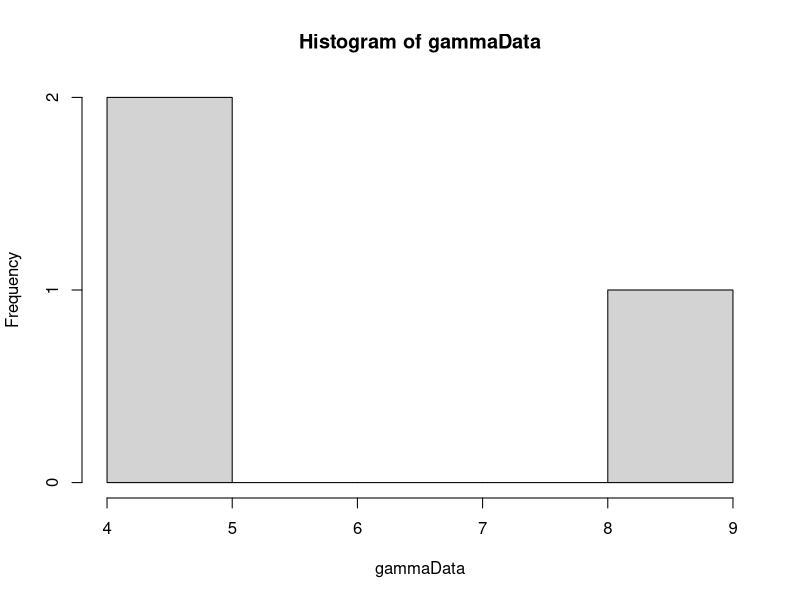

Source code (R): (Note: this script raises an error after producing the figure.)
library(MCMCpack)


calcWeight <- function(u, alpha) {
  # Calculates weight for given u and alpha.
  # 
  # Args:
  #   u: A vector.
  #   alpha: A scalar.
  #   
  # Returns:
  #   The weight value. A scalar.
  gammaInv = rep(0, length(u))
  diffGammaInv = rep(0, length(u))
  for(i in 1:length(u)) {
    gammaInv[i] = invGammaCumulative(u[i], alpha)
    diffGammaInv[i] = diffAlphaInvGammaCumulative(u[i], alpha)
  }
  pi = getPiValue()
  weight = pi/((1/length(gammaInv))*(sum(diffGammaInv/gammaInv)) - sum(diffGammaInv)/sum(gammaInv))
  return(weight)
}

getPiValue <- function() {
  # get value of pi function to be used in calculation of weights.
  # 
  # Returns:
  #   A scalar value.
  if (piValue == "constant") {
    return(1)
  } else if (piValue == "jeffrey") {
    # Return jeffrey prior
    return(sqrt((1/(estAlpha[sampleIndex]^2)) + (1/(2-(exp(estAlpha[sampleIndex]) + exp(-estAlpha[sampleIndex]))))))
  } else if (piValue == "betaOption") {
    return(estBeta)
  } else if (piValue == "alphaOption") {
    return(estAlpha[sampleIndex])
  }
}

calcPhi <- function(u, alpha) {
  phiPoint = rep(0, length(u))
  for(i in 1:length(u)) {
    xValue = invGammaCumulative(u[i], alpha)
    phiPoint[i] = getPhiValue(xValue)
  }
  return(sum(phiPoint)/length(u))
}

calcPhiGivenX <- function(x) {
  # Calc phi value for a vector x.
  # 
  # Args:
  #   x: A vector of data.
  #   
  # Returns:
  #  A scalar.
  phiPoint = rep(0, length(x))
  for(i in 1:length(x)) {
    phiPoint[i] = getPhiValue(x[i])
  }
  return(sum(phiPoint)/length(phiPoint))
}

getPhiValue <- function(xValue) {
  return(xValue > probValue)
}

invGammaCumulative <- function(u, alpha) {
  # Finds the inverse of the cumulative gamma.
  # 
  # Args:
  #   u: Scalar value.
  #   alpha: Scalar value.
  #   
  # Returns:
  #   A scalar. The inverse value given u and alpha.
  x = 0
  stepSize = 0.1
  tolerance = 0.00001
  direction = 1
  integralValue = 0
  
  while(abs(integralValue - u) > tolerance){
    x = x + direction*stepSize
    if(x<0) {
      x = 0
      direction = 1
    }
    
    if(method == "integrate") {
      integralv = integrate(gammaDensity, 0, x)
      integralValue = integral$valuev
    } else if(method == "pgamma") {
      integralv = pgamma(x, shape=alpha, scale=1)
      integralValue = integralv
    }
    
    
    # Going left and pass the point
    if ((u > integralValue) && (direction == -1)) {
      stepSize = stepSize/2
      direction = 1
    }
    
    # Going right and pass the point
    if ((u < integralValue) && (direction == 1)) {
      stepSize = stepSize/2
      direction = -1
    }
  }
  return(x)
}

diffAlphaInvGammaCumulative <- function(u, alpha) {
  # Derivative of gamma distribution with respect to alpha.
  # 
  # Args:
  #   u: Scalar between 0 and 1.
  #   alpha: Scalar larger than 0.
  #   
  # Returns:
  #   Scalar value. Derivative at point alpha.
  firstPoint = invGammaCumulative(u,alpha)
  secondPoint = invGammaCumulative(u, alpha + alphaHStep)
  return((secondPoint - firstPoint)/alphaHStep)
}

calcDerivateFunction <- function(u, alphaValue) {
  # Analytically find the derivative of cumulative inverse.
  # 
  # Args:
  #   u: Scalar value between 0 and 1.
  #   alphaValue: Scalar value.
  #   
  # Returns:
  #   A scalar value.
  largeFInv = invGammaCumulative(u, alphaValue)
  integralPart = integrate(integralFunction, 0, largeFInv)
  return((digamma(alphaValue)*u - integralPart$value)*gamma(alphaValue)/((largeFInv^(alphaValue - 1))*exp(-largeFInv)))
}

integralFunction <- function(y) {
  # Function to be integrated.
  return(log(y)*(y^(alphaValue - 1))*exp(-y)/gamma(alphaValue))
}

optimfindAlpha <- function() {
  if((calcValueTau2(u, alphaUpperBound) < s2) || (calcValueTau2(u, alphaLowerBound) > s2)) {
    return(-1)
  }
  return(optim(c(0.1), optimFunction, lower=alphaLowerBound, upper=alphaUpperBound, method="Brent")$par)
}

optimFunction <- function(alpha) {
  return(abs(s2-calcValueTau2(u, alpha)))
}

findAlpha <- function(s2, u) {
  # Function to calculate alpha value
  # 
  # Args:
  #   s2: Scalar value of sufficient statistic
  #   u: A vector
  #   
  # Returns:
  #   A scalar value of alpha.
  
  alphaValue = 0.1
  stepSize = 1
  direction = 1
  tolerance = 0.0001
  tau2Value = 0
  prevTau2Value = 0
  it = 0
  while(abs(s2 - tau2Value) > tolerance) {
    it = it + 1
    alphaValue = alphaValue + direction*stepSize
    if(alphaValue<=0) {
      alphaValue = 0.1
      direction = 1
    }
    prevTau2Value = tau2Value
    tau2Value = calcValueTau2(u, alphaValue)
    if ((s2 > tau2Value) && (direction == -1)) {
      stepSize = stepSize/2
      direction = 1
    }
    
    if ((s2 < tau2Value) && (direction == 1)) {
      stepSize = stepSize/2
      direction = -1
    }
    
    if(isAlphaOutsideValidInterval(alphaValue, direction)) {
      return(-1)
    }  
    if(it==100) {
      return(-1)
    }
    
  }
  
  return(alphaValue)
}

isAlphaOutsideValidInterval <- function(alphaValue, direction) {
  # Function to check if the alphaValue is outside allowed interval.
  # 
  # Args:
  #   alphaValue: A scalar value
  #   direction: A scalar value. Either 1 or -1.
  #   
  # Returns:
  #   Boolean value.
  return((alphaValue < alphaLowerBound && direction == -1) || (alphaValue > alphaUpperBound && direction == 1))
}

findBeta <- function(s1, u, alphaValue) {
  # Calculates beta
  # 
  # Args:
  #   s1: Scalar value.
  #   u: Vector of values between 0 and 1.
  #   alphaValue: Scalar value.
  #   
  # Returns:
  #   A scalar value.
  largeFInv = rep(0, length(u))
  for(i in 1:length(u)) {
    largeFInv[i] = invGammaCumulative(u[i], alphaValue)
  }
  return(s1*length(u)/(sum(largeFInv)))
}

calcValueTau2 <- function(u, alphaValue) {
  largeFInv = rep(0, length(u))
  for(i in 1:length(u)) {
    largeFInv[i] = invGammaCumulative(u[i], alphaValue)
  }
  return(length(u)*((prod(largeFInv))^(1/length(u)))/sum(largeFInv))
}

calcValueTau2Method2 <- function(x) {
  return(length(x)*((prod(x))^(1/length(x)))/sum(x))
}

gibbsSampling <- function(xInit) {
  sumX = sum(xInit)
  prodX = prod(xInit)
  NUM_ITERATIONS = 5000
  xCurrent = xInit
  for(i in 1:NUM_ITERATIONS) {
    x1 = runif(1)*sumX
    if(isValidX1Proposal(x1, sumX, prodX)) {
      roots = findRoots(x1, sumX, prodX)
      x2 = roots[1]
      x3 = roots[2]
      xProposal = c(x1, x2, x3)
      alphaMetHastings = findAlphaMetHastings(xCurrent, xProposal)
      acceptProb = runif(1)
      if(acceptProb <= alphaMetHastings) {
        xCurrent = xProposal
      }
    }
  }
  return(xCurrent)
}

isValidX1Proposal <- function(x1, sumX, prodX) {
  return((x1^3 - 2*sumX*x1^2 + (sumX^2)*x1 - 4*prodX) > 0)
}

findRoots <- function (x1, sumX, prodX) {
  root1 = ((sumX - x1) + sqrt( (sumX - x1)^2 - 4*prodX/x1 ))/2
  root2 = ((sumX - x1) - sqrt( (sumX - x1)^2 - 4*prodX/x1 ))/2
  return(c(root1, root2))
}

findAlphaMetHastings <- function(xCurrent, xProposal) {
  piProp = 1/(xProposal[1]*sqrt((sum(xProposal)  - xProposal[1])^2 - 4*prod(xProposal)/xProposal[1] ))
  piCurrent = 1/(xCurrent[1]*sqrt((sum(xCurrent)  - xCurrent[1])^2 - 4*prod(xCurrent)/xCurrent[1] ))
  return(min(1, piProp/piCurrent))
}

alpha = 2
beta = 2
hStep = 0.01
alphaHStep = 0.01
method = "pgamma"
NUM_SAMPLES = 10000
NUM_POINTS = 3
alphaUpperBound = 20
alphaLowerBound = 0.05
# Pi is used in calculation of weights
# Options are:
#   "constant"
#   "betaOption"
#   "jeffrey"
#   "alphaOption"
piValue = "jeffrey"

# Generate data
gammaData = rgamma(NUM_POINTS, shape=alpha, scale = beta)
hist(gammaData)
# Calculation of statistics
s1 = sum(gammaData)/NUM_POINTS
s2 = NUM_POINTS*((prod(gammaData))^(1/NUM_POINTS))/sum(gammaData)
# w statistic obs. Not to be used yet.
wObs = calcPhiGivenX(gammaData)

# Generation of samples
phi = rep(0, NUM_SAMPLES)
# Phi is the prob that X>probValue
probValue = 1
weightsW = rep(0, NUM_SAMPLES)
sampleIndex = 1
iterationNumber = 0
estAlpha = rep(0, NUM_SAMPLES)
estBeta = 0
while(sampleIndex <= NUM_SAMPLES) {
  u = runif(NUM_POINTS)
  estAlpha[sampleIndex] = optimfindAlpha()
  if(estAlpha[sampleIndex] != -1) {
    estBeta = findBeta(s1, u, estAlpha[sampleIndex])
    weightsW[sampleIndex] = abs(calcWeight(u, estAlpha[sampleIndex]))
    phi[sampleIndex] = calcPhi(u, estAlpha[sampleIndex])
    
    sampleIndex = sampleIndex + 1
    print(sampleIndex)
    
  }
  #print(iterationNumber)
  iterationNumber = iterationNumber + 1
}
alphaAcceptance = (sampleIndex-1)/iterationNumber
hist(weightsW, breaks = 300)
expectedPhi = sum(phi*weightsW)/sum(weightsW)
plot(estAlpha, weightsW)
unweightedExpectedPhi = sum(phi)/NUM_SAMPLES

# Gibbs sampling
xSample = gibbsSampling(gammaData)
